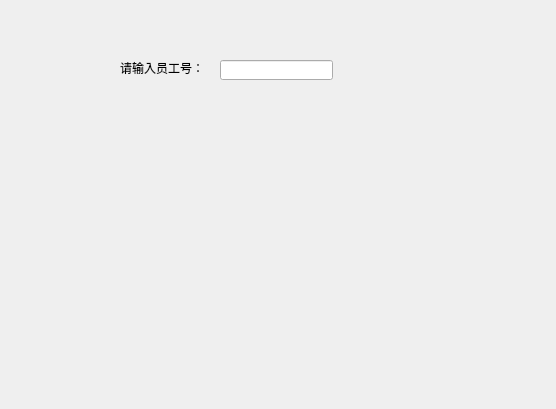
<?xml version="1.0" encoding="UTF-8"?>
<ui version="4.0">
 <class>QueryDlialog</class>
 <widget class="QDialog" name="QueryDlialog">
  <property name="geometry">
   <rect>
    <x>0</x>
    <y>0</y>
    <width>556</width>
    <height>409</height>
   </rect>
  </property>
  <property name="windowTitle">
   <string>Dialog</string>
  </property>
  <widget class="QLabel" name="label">
   <property name="geometry">
    <rect>
     <x>120</x>
     <y>60</y>
     <width>91</width>
     <height>16</height>
    </rect>
   </property>
   <property name="text">
    <string>请输入员工号：</string>
   </property>
  </widget>
  <widget class="QLineEdit" name="lineEdit">
   <property name="geometry">
    <rect>
     <x>220</x>
     <y>60</y>
     <width>113</width>
     <height>20</height>
    </rect>
   </property>
  </widget>
 </widget>
 <resources/>
 <connections/>
</ui>
